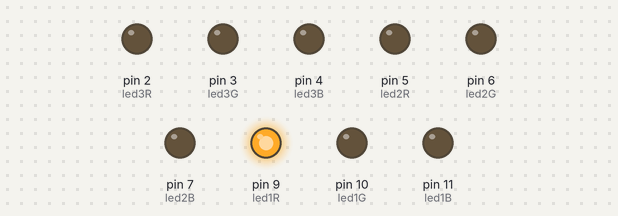
The sketch below on a simulated Arduino Uno, built with avr-gcc and run on an emulated ATmega328P. Parts: output pins drawn as LEDs (lit = HIGH).

Above: at 0.5 s.
At 1.5 s:
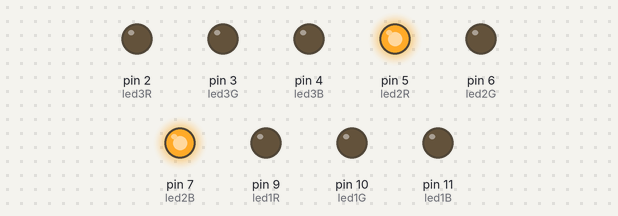
At 2.5 s:
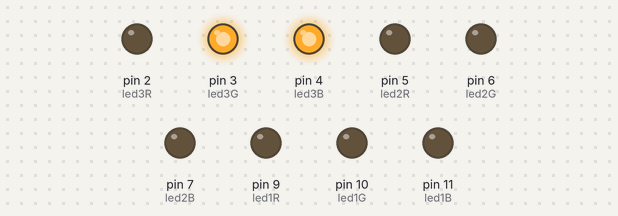
Timing chart, 0 to 5.2 s (numbered marks = the images above):
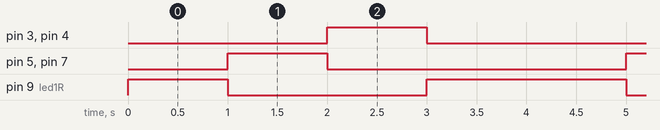

Measured:
- by itself, pin 3 (led3G), pin 4 (led3B), pin 5 (led2R), pin 7 (led2B): alternates HIGH for 1.0 s and LOW for 3.0 s
- by itself, pin 9 (led1R): repeats every 4.0 s: LOW 2.0 s, HIGH 2.0 s
- by itself, everything shown: repeats every 4.0 s, in 3 steps

The sketch:

TP1.ino
```cpp
const int led1R = 9;
const int led1G = 10;
const int led1B = 11;
const int led2R = 5;
const int led2G = 6;
const int led2B = 7;
const int led3R = 2;
const int led3G = 3;
const int led3B = 4;
void setup() {

  pinMode(led1R, OUTPUT);
  pinMode(led1G, OUTPUT);
  pinMode(led1B, OUTPUT);
  pinMode(led2R, OUTPUT);
  pinMode(led2G, OUTPUT);
  pinMode(led2B, OUTPUT);
  pinMode(led3R, OUTPUT);
  pinMode(led3G, OUTPUT);
  pinMode(led3B, OUTPUT);
}

void loop() {

  analogWrite(led1R, 255);
  analogWrite(led1G, 0);
  analogWrite(led1B, 0);

  delay(1000);


  analogWrite(led1R, 0);
  analogWrite(led1G, 0);
  analogWrite(led1B, 0);
  analogWrite(led2R, 255);
  analogWrite(led2G, 0);
  analogWrite(led2B, 255);

  delay(1000);

  analogWrite(led2R, 0);
  analogWrite(led2G, 0);
  analogWrite(led2B, 0);
  analogWrite(led3R, 0);
  analogWrite(led3G, 255);
  analogWrite(led3B, 255);

  delay(1000);


  analogWrite(led3R, 0);
  analogWrite(led3G, 0);
  analogWrite(led3B, 0);
  analogWrite(led1R, 255);
  analogWrite(led1G, 0);
  analogWrite(led1B, 0);

  delay(1000);
}
```
